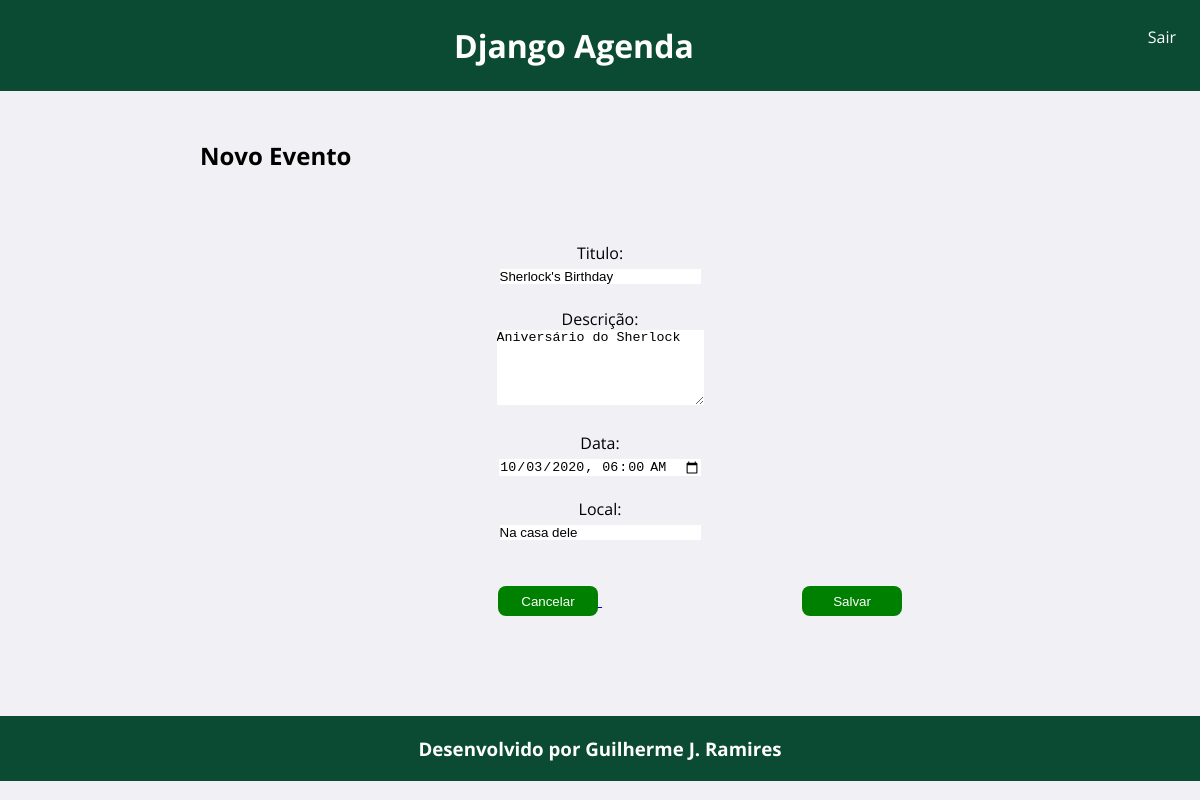
The page /agenda/evento/?id=2 (signed in) on the database as committed earlier.
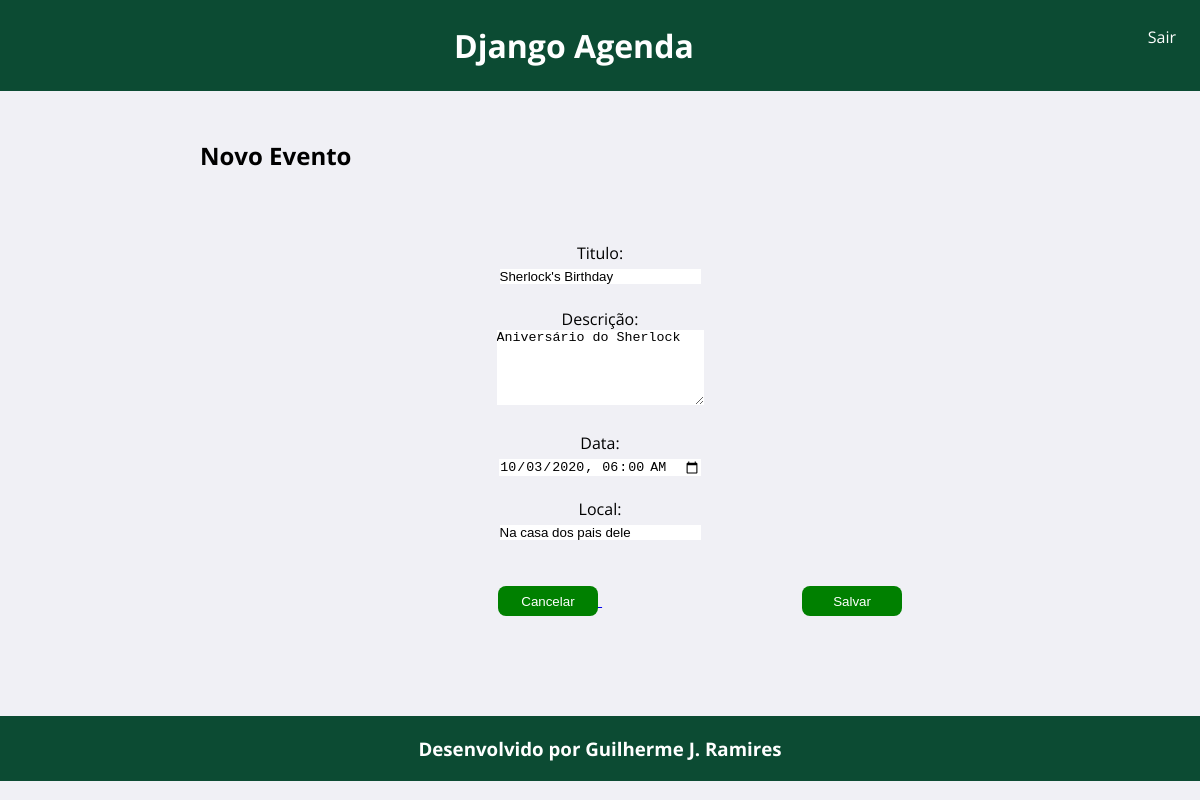
The same page on the database as committed later.
### core/models.py (models this page shows, shortened)
class Evento(models.Model):
    titulo= models.CharField(max_length=100)
    descricao= models.TextField(blank=True, null=True)
    data_evento= models.DateTimeField()
    data_criacao= models.DateTimeField(auto_now=True)
    local= models.CharField(max_length=250, blank=True, null=True)
    usuario= models.ForeignKey(User, on_delete=models.CASCADE)
    class Meta:
        db_table= 'evento'
    def converte_data_input_evento(self):
        return self.data_evento.strftime('%Y-%m-%dT%H:%M')

### core/views.py (the view)
# urls.py: path('agenda/evento/', views.new_event ),
@login_required(login_url='/login/')
def new_event(request):
    id_evento= request.GET.get('id')
    dados= {}
    if id_evento:
        dados['evento']=Evento.objects.get(id=id_evento)
    return render(request, 'new_event.html', dados)

### templates/new_event.html (shortened to what this page needs)
{% extends "model-page.html" %}
{% block content %}
    <div class="content">
        <h2>Novo Evento</h2>
        <br>
        <form action="submit" method="POST">{% csrf_token %}
            <div class="new_e">
                <label>Titulo:</label>
                <br>
                <input type="text" name="titulo" size="23" value="{{ evento.titulo }}">
                <br><br>
                <label>Descrição:</label>
                <br>
                <textarea name="descricao" rows="5" cols="24">{{ evento.descricao }}</textarea>
                <br><br>
                <label>Data:</label>
                <br>
                <input type="datetime-local" name="data" value="{{ evento.converte_data_input_evento}}">
                <br><br>
                <label>Local:</label>
                <br>
                <input type="text" name="local" size="23" value="{{ evento.local }}">
                <br><br><br>
                <a href="/agenda/">
                    <button type="button">Cancelar</button>
                </a>
                <button type="submit">Salvar</button>
            </div>
        </form>
    </div>
{% endblock %}

Rows that differ between the two databases and show on the page:
changed Evento "Sherlock's Birthday": local "Na casa dele" → "Na casa dos pais dele"
